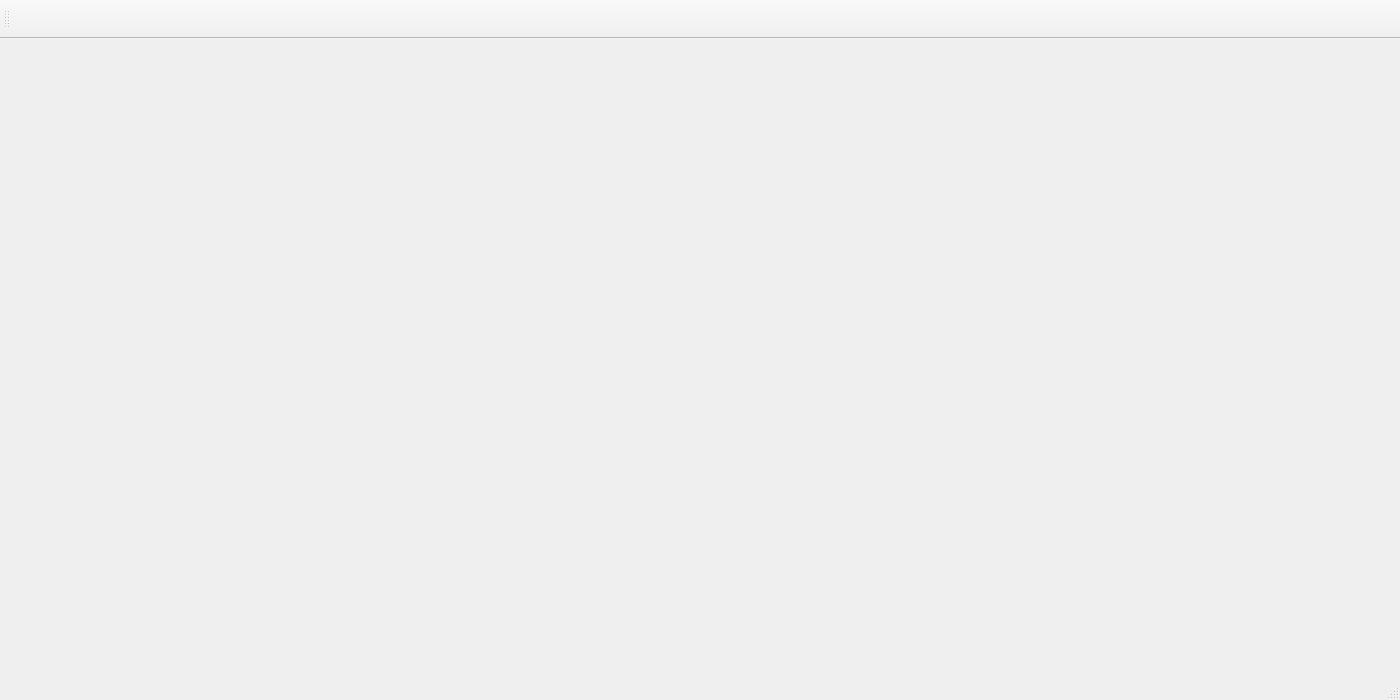
<?xml version='1.0' encoding='utf-8'?>
<ui version="4.0"><class>MainWindow</class><widget class="QMainWindow" name="MainWindow"><property name="geometry"><rect><x>0</x><y>0</y><width>1400</width><height>700</height></rect></property><property name="windowTitle"><string>ODiploma — правая панель на pyqtgraph, всё быстро и по делу</string></property><widget class="QWidget" name="centralwidget"><layout class="QHBoxLayout" name="horizontalLayout"><item><widget class="QWidget" name="leftPlaceholder"><layout class="QVBoxLayout" name="leftPlaceholderLayout" /></widget></item><item><widget class="QWidget" name="plotPlaceholder"><layout class="QVBoxLayout" name="plotPlaceholderLayout" /></widget></item><item><widget class="QWidget" name="coordsPlaceholder"><layout class="QVBoxLayout" name="coordsPlaceholderLayout" /></widget></item><property name="stretch"><string>1,4,1</string></property></layout></widget><widget class="QToolBar" name="toolBar"><property name="windowTitle"><string>toolBar</string></property><attribute name="toolBarArea"><enum>TopToolBarArea</enum></attribute><attribute name="toolBarBreak"><bool>false</bool></attribute><addaction name="action_Очистить" /><addaction name="action_Загрузить_XLSX" /><addaction name="action_Сброс_X" /><addaction name="action_Отдалить" /><addaction name="action_Action" /><addaction name="action_Action" /><addaction name="action_Action" /><addaction name="action_Action" /><addaction name="action_Action" /></widget><widget class="QStatusBar" name="statusbar" /><action name="action_Очистить"><property name="text"><string>Очистить</string></property><property name="toolTip"><string>Очистить</string></property></action><action name="action_Загрузить_XLSX"><property name="text"><string>Загрузить XLSX</string></property><property name="toolTip"><string>Загрузить XLSX</string></property></action><action name="action_Сброс_X"><property name="text"><string>Сброс X</string></property><property name="toolTip"><string>Сбросить масштаб по X к дефолту</string></property></action><action name="action_Отдалить"><property name="text"><string>Отдалить</string></property><property name="toolTip"><string>Увеличить диапазон по X (отдалить)</string></property></action><action name="action_Action"><property name="text"><string /></property></action><action name="action_Action"><property name="text"><string /></property></action><action name="action_Action"><property name="text"><string /></property></action><action name="action_Action"><property name="text"><string /></property></action><action name="action_Action"><property name="text"><string /></property></action></widget><resources /><connections /></ui>
